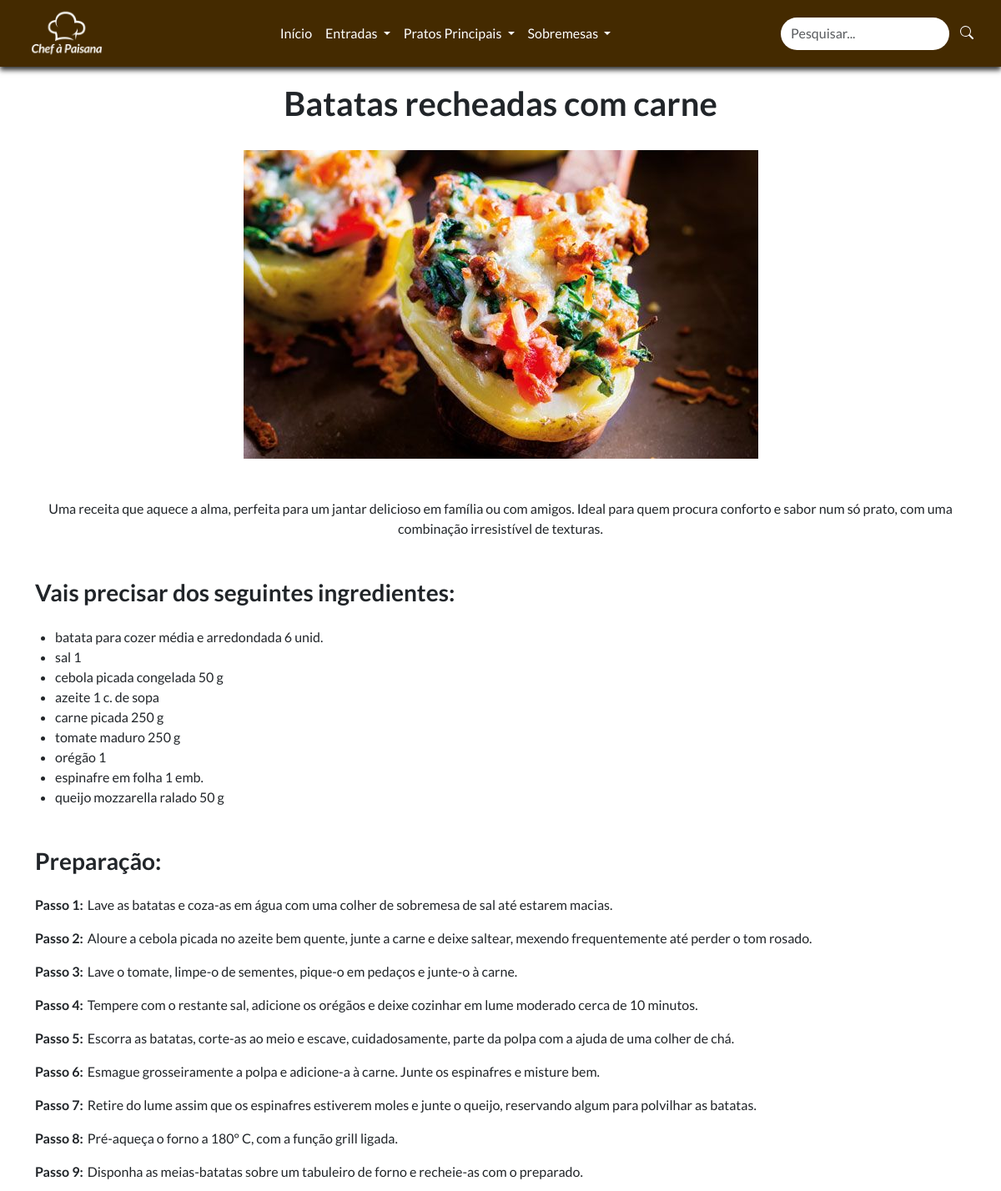
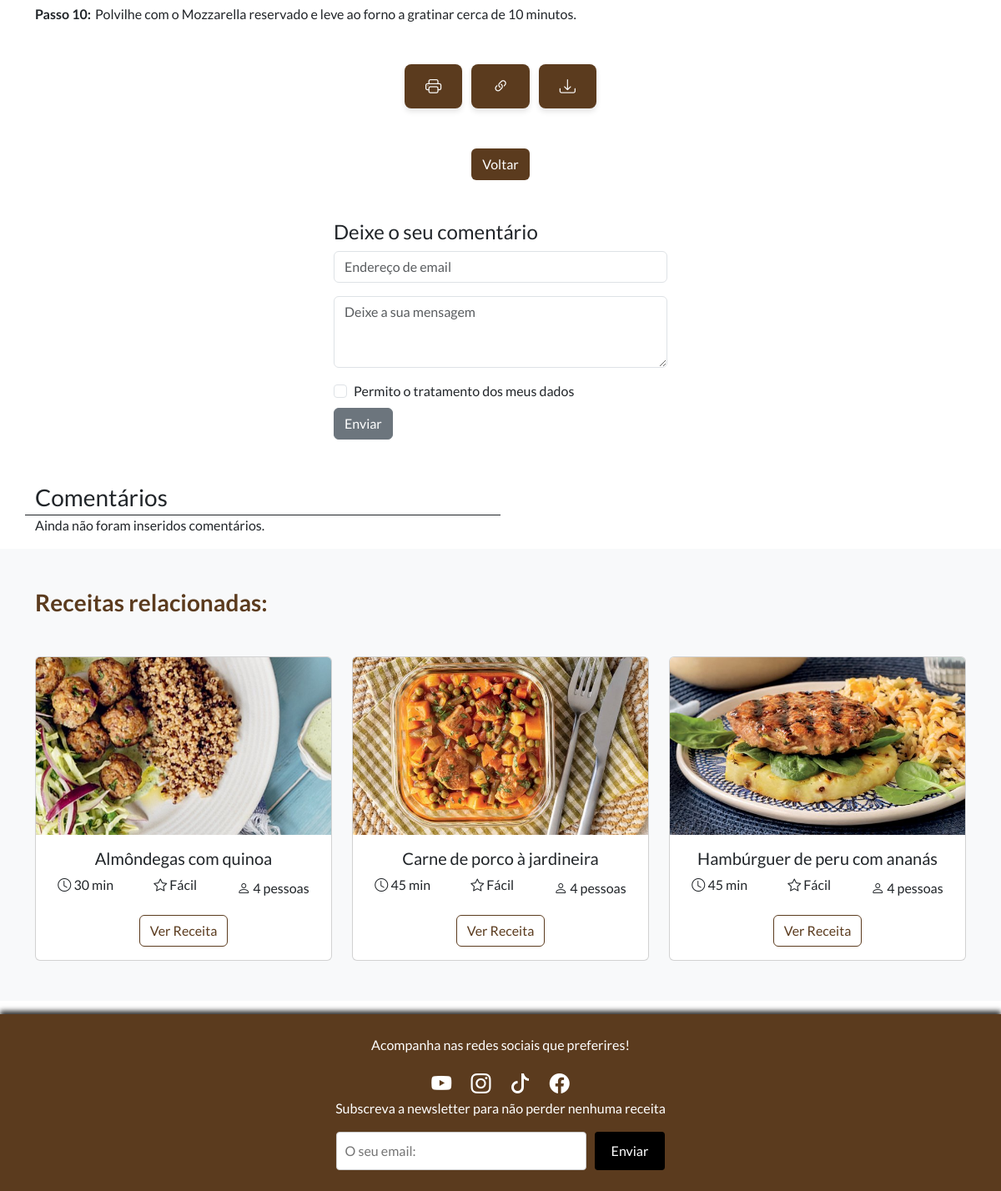
Screenshot of /receita.php?id=4 with the database file from the repository (2 pictures, top to bottom).
### tables this page shows
CREATE TABLE IF NOT EXISTS `receitas` (
  `id` int(11) unsigned NOT NULL AUTO_INCREMENT,
  `imagem` varchar(128) DEFAULT NULL,
  `titulo` varchar(50) DEFAULT NULL,
  `ingredientes` text DEFAULT NULL,
  `temp_prep` int(11) DEFAULT NULL,
  `preparacao` longtext DEFAULT NULL,
  `dificuldade` varchar(50) DEFAULT NULL,
  `n_pessoas` int(11) DEFAULT NULL,
  `tipo_receita` varchar(50) DEFAULT NULL,
  `descricao` text DEFAULT NULL,
  PRIMARY KEY (`id`)
);

### receita.php (the view, shortened to what this page needs)
<?php
require('includes/connections.php');
$id = isset($_GET['id']) ? intval($_GET['id']) : 0;
$sql = 'SELECT * FROM receitas WHERE id = :id';
$stmt = $dbh->prepare($sql);
$stmt->execute([':id' => $id]);
$receita = $stmt->fetch(PDO::FETCH_ASSOC);
$tipoReceitaAtual = $receita['tipo_receita'];
$sqlRelacionadas = 'SELECT * FROM receitas WHERE tipo_receita = :tipo_receita AND id != :id LIMIT 3';
$stmtRelacionadas = $dbh->prepare($sqlRelacionadas);
$stmtRelacionadas->execute([':tipo_receita' => $tipoReceitaAtual, ':id' => $receita['id']]);
$receitasRelacionadas = $stmtRelacionadas->fetchAll(PDO::FETCH_ASSOC);
?>
<!DOCTYPE html>
<html lang="pt">
<head>
    <?php require ('includes/linkscss.php') ?>
</head>
<body>
<?php require ('includes/header.php') ?>
<?php require ('includes/connections.php') ?>
<div id="parteImprimir" class="container mt-4 mb-5">
    <div class="text-center">
        <h1 class="fw-bold" style="margin-top: 100px"><?php echo $receita['titulo']; ?></h1>
        <img src="imgs/<?php echo $receita['imagem']; ?>" alt="<?php echo $receita['titulo']; ?>" class="img-fluid my-4">
        <p class="mt-4"><?php echo htmlspecialchars($receita['descricao']); ?></p>
        <h3 style="text-align: left" class="fw-bold mt-5 mb-4">Vais precisar dos seguintes ingredientes:</h3>
        <ul class="list-group ms-4">
            <?php
            $ingredientes = explode(',', $receita['ingredientes']);
            foreach ($ingredientes as $ingrediente): ?>
                <li style="text-align: left"><?php echo trim($ingrediente); ?></li>
            <?php endforeach; ?>
        </ul>
        <h3 style="text-align: left" class="fw-bold mt-5 mb-4">Preparação:</h3>
        <div>
            <?php
            $preparacao = explode(';', $receita['preparacao']);
            foreach ($preparacao as $preparacao):
                preg_match('/(Passo \d+:)(.*)/', $preparacao, $matches);
                ?>
                <p style="text-align: left">
                    <strong><?php echo htmlspecialchars($matches[1]); ?></strong><span style="margin-left: 5px;"></span><?php echo htmlspecialchars(trim($matches[2])); ?>
                </p>
            <?php endforeach; ?>
        </div>
    </div>
</div>
          <div class="text-center mt-3 mb-5">
            <div class="tooltip-container">
                <button class="btn-print me-2" onclick="window.print()">
                    <i class="bi bi-printer"></i>
                </button>
            </div>
            <div class="tooltip-container">
                <button class="btn-copy me-2" onclick="copiarLink()">
                    <i class="bi bi-link-45deg"></i>
                </button>
            </div>
            <div class="tooltip-container">
                <button class="btn-download" onclick="downloadReceita()">
                    <i class="bi bi-download"></i>
                </button>
            </div>
        </div>
        <div class="text-center mt-1 mb-5">
            <button onclick="history.back()" class="btn" style="color: white; background-color: #5b3b1e;">Voltar</button>
        </div>
        <div style="width: 400px;" class="mt-3 mb-5 mx-auto">
            <h4>Deixe o seu comentário</h4>
            <form action="comentarioinserir.php" method="POST">
                <div class="mb-3">
                    <input type="email" name="email" class="form-control" placeholder="Endereço de email" required>
                </div>
                <div class="mb-3">
                    <textarea name="mensagem" class="form-control" rows="3" placeholder="Deixe a sua mensagem" required></textarea>
                </div>
                <div class="form-check mt-2 mb-2">
                    <input name="aceito" class="form-check-input" type="checkbox" value="1" id="com-check" required>
                    <label class="form-check-label" for="com-check">
                        Permito o tratamento dos meus dados
                    </label>
                </div>
                <button type="submit" class="btn btn-secondary">Enviar</button>
            </form>
        </div>
        <?php
        $sql = 'SELECT * FROM comentarios WHERE receitaId = :i ORDER BY id DESC';
        $stmt = $dbh->prepare($sql);
        $stmt->bindValue(':i', $id);
        $stmt->execute();
        if(!$stmt || $stmt->rowCount() == 0){
            $resultados = false;
        }else $resultados = true;
        ?>
        <div class="container">
            <div class="row">
                <div class="col-6 fs-3 border-bottom border-dark">Comentários</div>
            </div>
            <?php
            if($resultados){
                while($c = $stmt->fetchObject()){
            ?>
                    <div class="row">
                        <div class="col-auto">
                            <i class="bi bi-person-bounding-box" style="font-size:48px;"></i>
                        </div>
                        <div class="col p-3">
                            <div class="fw-light">Anónimo </div>
                            <div><?= $c->mensagem ?></div>
                        </div>
                    </div>
            <?php
                }
            }else{
                echo '<p>Ainda não foram inseridos comentários.</p>';
            }
            ?>
        </div>
        <section class="bg-light py-5">
            <div class="container">
                <h3 class="text-start fw-bold mb-5" style="color: #5b3b1e;">Receitas relacionadas:</h3>
                <div class="row g-4">
                    <?php if (!empty($receitasRelacionadas)): ?>
                    <?php foreach ($receitasRelacionadas as $receitaRelacionada): ?>
                    <div class="col-md-4">
                        <div class="card">
                            <img src="imgs/<?php echo $receitaRelacionada['imagem']; ?>" class="card-img-top" alt="<?php echo $receitaRelacionada['titulo']; ?>">
                            <div class="card-body text-center">
                                <h5 class="card-title"><?php echo $receitaRelacionada['titulo']; ?></h5>
                                <div class="d-flex justify-content-center align-items-center mb-3">
                                    <div class="me-5 mb-2"><i class="bi bi-clock"></i> <?php echo $receitaRelacionada['temp_prep']; ?> min</div>
                                    <div class="me-5 mb-2"><i class="bi bi-star"></i> <?php echo $receitaRelacionada['dificuldade']; ?></div>
                                    <div><i class="bi bi-person"></i> <?php echo $receitaRelacionada['n_pessoas']; ?> pessoas</div>
                                </div>
                                <a href="receita.php?id=<?php echo $receitaRelacionada['id']; ?>" class="btn"
                                    style="border: 1px solid #5b3b1e; color: #5b3b1e; background-color: transparent;"
                                    onmouseover="this.style.backgroundColor='#5b3b1e'; this.style.color='white';"
                                    onmouseout="this.style.backgroundColor='transparent'; this.style.color='#5b3b1e';">
                                    Ver Receita
                                </a>
                            </div>
                        </div>
                    </div>
                    <?php endforeach; ?>
                    <?php else: ?>
                    <h4>Nenhuma receita relacionada encontrada.</h4>
                    <?php endif; ?>
                </div>
            </div>
        </section>
<?php require ('includes/footer.php') ?>
</body>
</html>

### css/style.css (style rules this page uses)
* { margin: 0; padding: 0; text-decoration: none; scroll-behavior: smooth; font-family: 'Lato', sans-serif; }
.btn-print, .btn-copy, .btn-download { background-color: #5b3b1e; color: white; padding: 12px 25px; font-size: 1.2rem; border: none; border-radius: 8px; cursor: pointer; text-transform: uppercase; transition: all 0.3s ease; box-shadow: 0 4px 6px rgba(0, 0, 0, 0.1); }
.tooltip-container { position: relative; display: inline-block; }

### includes/footer.php (style rules this page uses)
html, body { height: 100%; margin: 0; }

### rows the page displays
receitas: titulo "Batatas recheadas com carne", imagem (picture), descricao "Uma receita que aquece a alma, perfeita para um jantar delicioso em família ou com amigos. Ideal para quem procura conforto e sabor num só prato, com uma combinação irresistível de texturas.", ingredientes "batata para cozer média e arredondada 6 unid.", ingredientes "sal 1", ingredientes "cebola picada congelada 50 g", ingredientes "azeite 1 c. de sopa", ingredientes "carne picada 250 g", ingredientes "tomate maduro 250 g", ingredientes "orégão 1", ingredientes "espinafre em folha 1 emb.", ingredientes "queijo mozzarella ralado 50 g"
receitas: imagem (picture), titulo "Almôndegas com quinoa", temp_prep "30", dificuldade "Fácil", n_pessoas "4"
receitas: imagem (picture), titulo "Carne de porco à jardineira", temp_prep "45", dificuldade "Fácil", n_pessoas "4"
receitas: imagem (picture), titulo "Hambúrguer de peru com ananás", temp_prep "45", dificuldade "Fácil", n_pessoas "4"

### other values shown
$matches[1] "Passo 1:"
$matches[2] "Lave as batatas e coza-as em água com uma colher de sobremesa de sal até estarem macias."
$matches[1] "Passo 2:"
$matches[2] "Aloure a cebola picada no azeite bem quente, junte a carne e deixe saltear, mexendo frequentemente até perder o tom rosado."
$matches[1] "Passo 3:"
$matches[2] "Lave o tomate, limpe-o de sementes, pique-o em pedaços e junte-o à carne."
$matches[1] "Passo 4:"
$matches[2] "Tempere com o restante sal, adicione os orégãos e deixe cozinhar em lume moderado cerca de 10 minutos."
$matches[1] "Passo 5:"
$matches[2] "Escorra as batatas, corte-as ao meio e escave, cuidadosamente, parte da polpa com a ajuda de uma colher de chá."
$matches[1] "Passo 6:"
$matches[2] "Esmague grosseiramente a polpa e adicione-a à carne. Junte os espinafres e misture bem."
$matches[1] "Passo 7:"
$matches[2] "Retire do lume assim que os espinafres estiverem moles e junte o queijo, reservando algum para polvilhar as batatas."
$matches[1] "Passo 8:"
